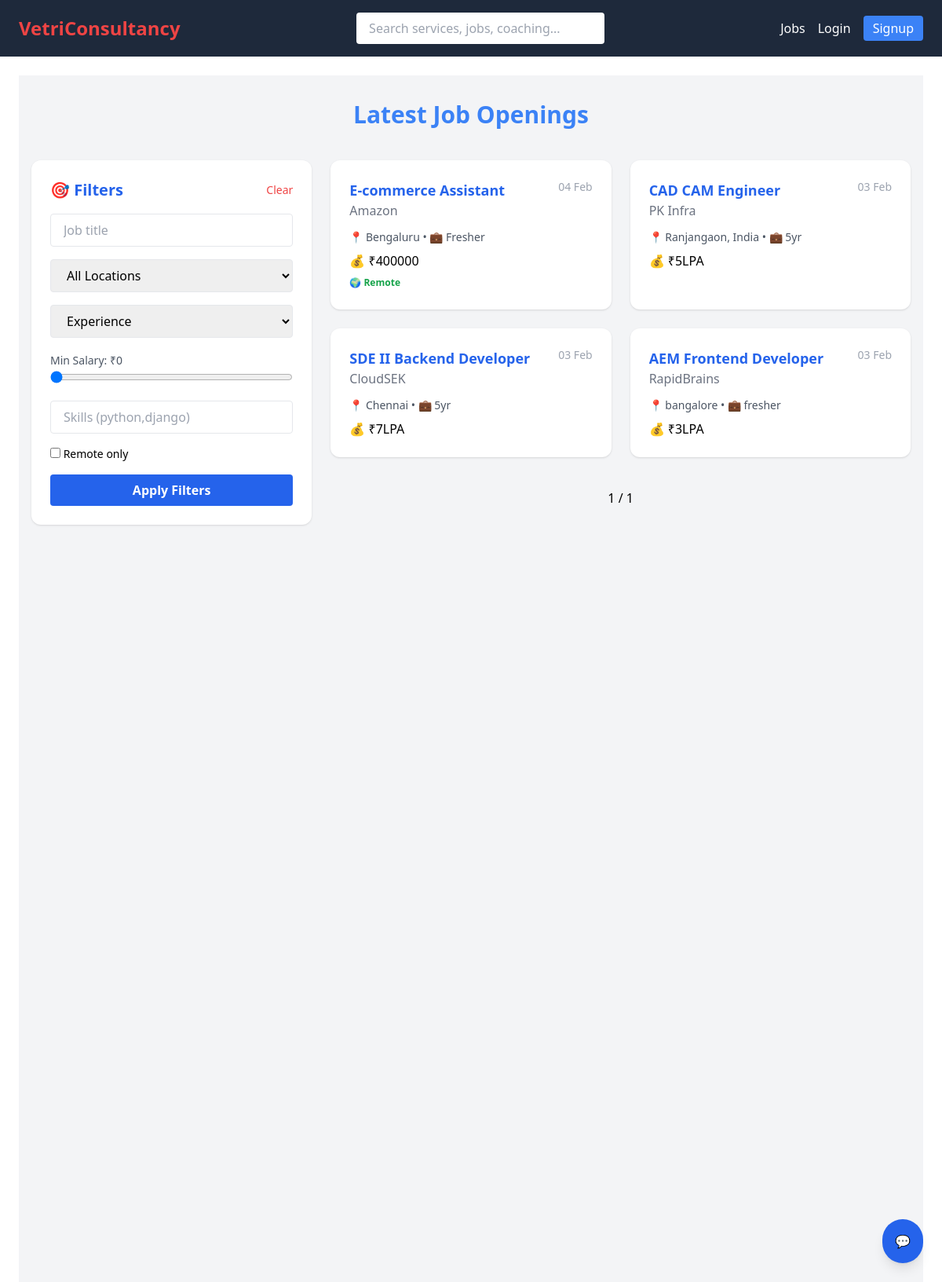
Screenshot of /jobs/ with the database file from the repository.
### VCS/models.py (models this page shows, shortened)
class Job(models.Model):
    EXPERIENCE_CHOICES = [
        ('FRESHER', 'Fresher'),
        ('1-3', '1–3 Years'),
        ('3-5', '3–5 Years'),
        ('5+', '5+ Years'),
    ]
    company_name = models.CharField(max_length=200, db_index=True)
    job_title = models.CharField(max_length=200, db_index=True)
    location = models.CharField(max_length=100, db_index=True)
    experience = models.CharField(
        max_length=10,
        choices=EXPERIENCE_CHOICES,
        db_index=True
    )
    salary_range = models.IntegerField(help_text="Monthly salary", db_index=True)
    is_remote = models.BooleanField(default=False)
    eligibility = models.TextField()
    job_description = models.TextField()
    posted_at = models.DateTimeField(auto_now_add=True, db_index=True)
    saved_by = models.ManyToManyField(User, blank=True, related_name='saved_jobs')
    applied_by = models.ManyToManyField(User, through='JobApplication', related_name='applied_jobs')
    class Meta:
        indexes = [
            models.Index(fields=['job_title']),
            models.Index(fields=['location']),
            models.Index(fields=['experience']),
            models.Index(fields=['salary_range']),
        ]

### VCS/views.py (the view)
# urls.py: path('jobs/', job_list, name='job_list'),
def job_list(request):
    jobs = Job.objects.all().order_by('-posted_at')
    title = request.GET.get('title')
    location = request.GET.get('location')
    experience = request.GET.get('experience')
    min_salary = request.GET.get('min_salary')
    remote = request.GET.get('remote')
    saved = request.GET.get('saved')
    applied = request.GET.get('applied')
    skills = request.GET.get('skills')
    if title:
        jobs = jobs.filter(job_title__icontains=title)
    if location:
        jobs = jobs.filter(location=location)
    if experience:
        jobs = jobs.filter(experience=experience)
    if min_salary:
        jobs = jobs.filter(salary_range__gte=min_salary)
    if remote == "1":
        jobs = jobs.filter(is_remote=True)
    if request.user.is_authenticated:
        if saved == "1":
            jobs = jobs.filter(saved_by=request.user)
        if applied == "1":
            jobs = jobs.filter(jobapplication__user=request.user)
    if skills:
        for skill in skills.split(','):
            jobs = jobs.filter(job_description__icontains=skill.strip())
    locations = Job.objects.values_list('location', flat=True).distinct()
    paginator = Paginator(jobs, 6)
    page_number = request.GET.get('page')
    page_obj = paginator.get_page(page_number)
    context = {
        'jobs': page_obj,
        'locations': locations,
        'page_obj': page_obj,
        'filters': request.GET
    }
    return render(request, 'jobs.html', context)

### VCS/context_processors.py (called while the page is built)
def notification_count(request):
    if request.user.is_authenticated:
        unread_count = Notification.objects.filter(
            user=request.user,
            is_read=False
        ).count()
        latest_notifications = Notification.objects.filter(
            user=request.user
        ).order_by('-created_at')[:5]
    else:
        unread_count = 0
        latest_notifications = []
    return {
        'notification_count': unread_count,
        'latest_notifications': latest_notifications,
    }

### VCS/templates/jobs.html (shortened to what this page needs)
{% extends 'base.html' %}
{% block content %}
<div class="bg-gray-100 min-h-screen px-4 py-8">
<h1 class="text-3xl font-bold mb-10 text-center text-blue-500"> Latest Job Openings </h1>
<div class="max-w-7xl mx-auto grid grid-cols-1 lg:grid-cols-3 gap-6">
    <aside class="bg-white rounded-xl shadow p-6 lg:col-span-1 h-fit sticky top-24">
        <div class="flex justify-between items-center mb-4">
            <h2 class="text-xl font-bold text-blue-600">🎯 Filters</h2>
            <a href="{% url 'job_list' %}"
               class="text-sm text-red-500 hover:underline">
                Clear
            </a>
        </div>
        <form method="get" class="space-y-4">
            <input name="title" value="{{ filters.title }}"
                   placeholder="Job title"
                   class="w-full border px-4 py-2 rounded">
            <select name="location" class="w-full border px-4 py-2 rounded">
                <option value="">All Locations</option>
            </select>
            <select name="experience" class="w-full border px-4 py-2 rounded">
                <option value="">Experience</option>
            </select>
            <div>
                <label class="text-sm text-gray-600">
                    Min Salary: ₹<span id="salaryVal">{{ filters.min_salary|default:0 }}</span>
                </label>
                <input type="range" min="0" max="200000"
                       name="min_salary"
                       value="{{ filters.min_salary|default:0 }}"
                       oninput="salaryVal.innerText=this.value"
                       class="w-full">
            </div>
            <input name="skills"
                   value="{{ filters.skills }}"
                   placeholder="Skills (python,django)"
                   class="w-full border px-4 py-2 rounded">
            <div class="flex flex-col gap-2 text-sm">
                <label>
                    <input type="checkbox" name="remote" value="1"
                           {% if filters.remote %}checked{% endif %}>
                    Remote only
                </label>
            </div>
            <button class="w-full bg-blue-600 text-white py-2 rounded font-semibold">
                Apply Filters
            </button>
        </form>
    </aside>
    <section class="lg:col-span-2">
        {% if jobs %}
        <div class="grid sm:grid-cols-2 gap-6">
            {% for job in jobs %}
            <a href="{% url 'job_detail' job.pk %}"
               class="bg-white p-6 rounded-xl shadow hover:shadow-xl transition">
                <div class="flex justify-between">
                    <div>
                        <h3 class="text-lg font-semibold text-blue-600">
                            {{ job.job_title }}
                        </h3>
                        <p class="text-gray-500">{{ job.company_name }}</p>
                    </div>
                    <span class="text-sm text-gray-400">
                        {{ job.posted_at|date:"d M" }}
                    </span>
                </div>
                <div class="mt-3 text-sm text-gray-600">
                    📍 {{ job.location }} • 💼 {{ job.get_experience_display }}
                </div>
                <div class="mt-2">
                    💰 ₹{{ job.salary_range }}
                </div>
                {% if job.is_remote %}
                <span class="inline-block mt-2 text-green-600 text-xs font-semibold">
                    🌍 Remote
                </span>
                {% endif %}
            </a>
            {% endfor %}
        </div>
        <div class="flex justify-center gap-2 mt-8">
            <span class="px-4 py-2">
                {{ jobs.number }} / {{ jobs.paginator.num_pages }}
            </span>
        </div>
        {% else %}
        <p class="text-center text-gray-500 mt-20">
            No jobs match your filters.
        </p>
        {% endif %}
    </section>
</div>
</div>
{% endblock %}

### rows the page displays
Job: job_title "E-commerce Assistant", company_name "Amazon", posted_at "04 Feb", location "Bengaluru", experience "Fresher", salary_range "400000", is_remote "🌍 Remote"
Job: job_title "CAD CAM Engineer", company_name "PK Infra", posted_at "03 Feb", location "Ranjangaon, India", experience "5yr", salary_range "5LPA"
Job: job_title "SDE II Backend Developer", company_name "CloudSEK", posted_at "03 Feb", location "Chennai", experience "5yr", salary_range "7LPA"
Job: job_title "AEM Frontend Developer", company_name "RapidBrains", posted_at "03 Feb", location "bangalore", experience "fresher", salary_range "3LPA"

### other values shown
{{ filters.min_salary|default:0 }} "0"
{{ jobs.number }} "1"
{{ jobs.paginator.num_pages }} "1"
